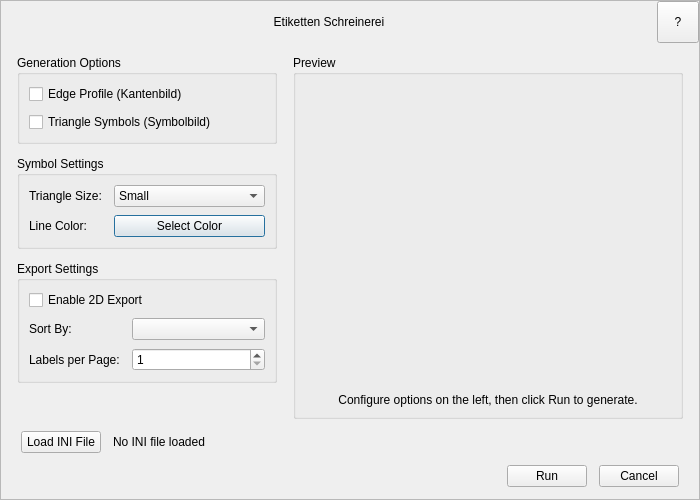
<?xml version="1.0" encoding="UTF-8"?>
<ui version="4.0">
 <class>CJtcEdgesDialog</class>
 <widget class="QDialog" name="CJtcEdgesDialog">
  <property name="geometry">
   <rect>
    <x>0</x>
    <y>0</y>
       <width>700</width>
       <height>500</height>
   </rect>
  </property>
  <property name="minimumSize">
   <size>
       <width>650</width>
       <height>450</height>
   </size>
  </property>
  <property name="windowTitle">
   <string>Etiketten Schreinerei</string>
  </property>
  <layout class="QVBoxLayout" name="verticalLayout_main">
   <property name="spacing">
    <number>0</number>
   </property>
   <property name="leftMargin">
    <number>0</number>
   </property>
   <property name="topMargin">
    <number>0</number>
   </property>
   <property name="rightMargin">
    <number>0</number>
   </property>
   <property name="bottomMargin">
    <number>0</number>
   </property>
   <item>
    <widget class="QFrame" name="frame">
     <property name="frameShape">
      <enum>QFrame::Shape::StyledPanel</enum>
     </property>
     <layout class="QVBoxLayout" name="verticalLayout_frame">
      <property name="spacing">
          <number>12</number>
      </property>
      <property name="leftMargin">
       <number>0</number>
      </property>
      <property name="topMargin">
       <number>0</number>
      </property>
      <property name="rightMargin">
       <number>0</number>
      </property>
      <property name="bottomMargin">
          <number>12</number>
      </property>
      <item>
       <layout class="QHBoxLayout" name="horizontalLayout_title">
        <property name="spacing">
         <number>0</number>
        </property>
        <item>
         <widget class="QLabel" name="lab_title">
          <property name="minimumSize">
           <size>
            <width>0</width>
               <height>42</height>
           </size>
          </property>
          <property name="text">
           <string>Etiketten Schreinerei</string>
          </property>
          <property name="alignment">
           <set>Qt::AlignmentFlag::AlignCenter</set>
          </property>
         </widget>
        </item>
        <item>
         <widget class="QToolButton" name="tbn_help">
          <property name="minimumSize">
           <size>
               <width>40</width>
               <height>40</height>
           </size>
          </property>
          <property name="maximumSize">
           <size>
               <width>42</width>
               <height>42</height>
           </size>
          </property>
          <property name="toolTip">
           <string>Show help information</string>
          </property>
          <property name="text">
           <string>?</string>
          </property>
         </widget>
        </item>
       </layout>
      </item>
      <item>
       <layout class="QHBoxLayout" name="horizontalLayout_content" stretch="2,3">
        <property name="spacing">
            <number>16</number>
        </property>
        <property name="leftMargin">
            <number>16</number>
        </property>
        <property name="rightMargin">
            <number>16</number>
        </property>
        <item>
         <layout class="QVBoxLayout" name="verticalLayout_left">
          <property name="spacing">
              <number>12</number>
          </property>
          <item>
           <widget class="QGroupBox" name="groupGeneration">
            <property name="title">
             <string>Generation Options</string>
            </property>
            <layout class="QVBoxLayout" name="verticalLayout_gen">
             <property name="spacing">
              <number>8</number>
             </property>
             <item>
              <widget class="QCheckBox" name="cbb_edge">
               <property name="toolTip">
                <string>Generate edge profile drawings for cabinet elements</string>
               </property>
               <property name="text">
                <string>Edge Profile (Kantenbild)</string>
               </property>
              </widget>
             </item>
             <item>
              <widget class="QCheckBox" name="cbb_symbol">
               <property name="toolTip">
                <string>Add triangle symbols to indicate edge orientation</string>
               </property>
               <property name="text">
                <string>Triangle Symbols (Symbolbild)</string>
               </property>
              </widget>
             </item>
            </layout>
           </widget>
          </item>
          <item>
           <widget class="QGroupBox" name="groupSymbol">
            <property name="title">
             <string>Symbol Settings</string>
            </property>
            <layout class="QVBoxLayout" name="verticalLayout_symbol">
             <property name="spacing">
              <number>12</number>
             </property>
             <item>
              <layout class="QFormLayout" name="formLayout_symbol">
               <property name="horizontalSpacing">
                <number>12</number>
               </property>
               <property name="verticalSpacing">
                <number>8</number>
               </property>
               <item row="0" column="0">
                <widget class="QLabel" name="lab_symbol_size">
                 <property name="text">
                  <string>Triangle Size:</string>
                 </property>
                </widget>
               </item>
               <item row="0" column="1">
                <widget class="QComboBox" name="cbx_symbol_size">
                 <property name="toolTip">
                  <string>Select the size of triangle symbols</string>
                 </property>
                 <item>
                  <property name="text">
                   <string>Small</string>
                  </property>
                 </item>
                 <item>
                  <property name="text">
                   <string>Medium</string>
                  </property>
                 </item>
                 <item>
                  <property name="text">
                   <string>Large</string>
                  </property>
                 </item>
                </widget>
               </item>
               <item row="1" column="0">
                <widget class="QLabel" name="lab_color_info">
                 <property name="text">
                  <string>Line Color:</string>
                 </property>
                </widget>
               </item>
               <item row="1" column="1">
                <widget class="QPushButton" name="pbn_color">
                 <property name="minimumSize">
                  <size>
                   <width>0</width>
                      <height>0</height>
                  </size>
                 </property>
                 <property name="toolTip">
                  <string>Click to select line color</string>
                 </property>
                 <property name="text">
                  <string>Select Color</string>
                 </property>
                </widget>
               </item>
              </layout>
             </item>
            </layout>
           </widget>
          </item>
          <item>
           <widget class="QGroupBox" name="groupExport">
            <property name="title">
             <string>Export Settings</string>
            </property>
            <layout class="QVBoxLayout" name="verticalLayout_export">
             <property name="spacing">
              <number>8</number>
             </property>
             <item>
              <widget class="QCheckBox" name="cbb_export">
               <property name="toolTip">
                <string>Export drawings to 2D format</string>
               </property>
               <property name="text">
                <string>Enable 2D Export</string>
               </property>
              </widget>
             </item>
             <item>
              <layout class="QFormLayout" name="formLayout_export">
               <property name="horizontalSpacing">
                <number>12</number>
               </property>
               <property name="verticalSpacing">
                <number>8</number>
               </property>
               <item row="0" column="0">
                <widget class="QLabel" name="label">
                 <property name="text">
                  <string>Sort By:</string>
                 </property>
                </widget>
               </item>
               <item row="0" column="1">
                <widget class="QComboBox" name="cbx_sorting">
                 <property name="toolTip">
                  <string>Sort elements by selected criteria</string>
                 </property>
                </widget>
               </item>
               <item row="1" column="0">
                <widget class="QLabel" name="lab_count_labels">
                 <property name="text">
                  <string>Labels per Page:</string>
                 </property>
                </widget>
               </item>
               <item row="1" column="1">
                <widget class="QSpinBox" name="spb_count_labels">
                 <property name="toolTip">
                  <string>Number of labels to fit on each page</string>
                 </property>
                 <property name="minimum">
                  <number>1</number>
                 </property>
                 <property name="maximum">
                  <number>100</number>
                 </property>
                </widget>
               </item>
              </layout>
             </item>
            </layout>
           </widget>
          </item>
          <item>
           <spacer name="verticalSpacer_left">
            <property name="orientation">
             <enum>Qt::Orientation::Vertical</enum>
            </property>
            <property name="sizeHint" stdset="0">
             <size>
              <width>20</width>
              <height>40</height>
             </size>
            </property>
           </spacer>
          </item>
         </layout>
        </item>
        <item>
         <widget class="QGroupBox" name="groupPreview">
          <property name="title">
           <string>Preview</string>
          </property>
          <layout class="QVBoxLayout" name="verticalLayout_preview">
           <item>
            <widget class="QLabel" name="lab_image">
             <property name="sizePolicy">
              <sizepolicy hsizetype="Expanding" vsizetype="Expanding">
               <horstretch>0</horstretch>
               <verstretch>0</verstretch>
              </sizepolicy>
             </property>
             <property name="minimumSize">
              <size>
                  <width>240</width>
                  <height>240</height>
              </size>
             </property>
             <property name="text">
              <string/>
             </property>
                <property name="scaledContents">
                    <bool>false</bool>
                </property>
             <property name="alignment">
              <set>Qt::AlignmentFlag::AlignCenter</set>
             </property>
            </widget>
           </item>
           <item>
            <widget class="QLabel" name="lab_info">
             <property name="text">
              <string>Configure options on the left, then click Run to generate.</string>
             </property>
             <property name="alignment">
              <set>Qt::AlignmentFlag::AlignCenter</set>
             </property>
             <property name="wordWrap">
              <bool>true</bool>
             </property>
            </widget>
           </item>
          </layout>
         </widget>
        </item>
       </layout>
      </item>
      <item>
       <layout class="QVBoxLayout" name="verticalLayout_ini">
        <property name="leftMargin">
         <number>20</number>
        </property>
        <property name="rightMargin">
         <number>20</number>
        </property>
        <item>
         <layout class="QHBoxLayout" name="horizontalLayout_ini">
          <property name="spacing">
           <number>12</number>
          </property>
          <item>
           <widget class="QPushButton" name="pbn_path">
            <property name="minimumSize">
             <size>
                 <width>0</width>
                 <height>0</height>
             </size>
            </property>
            <property name="toolTip">
             <string>Load INI configuration file</string>
            </property>
            <property name="text">
             <string>Load INI File</string>
            </property>
           </widget>
          </item>
          <item>
           <widget class="QLabel" name="lab_export">
            <property name="text">
             <string notr="true">No INI file loaded</string>
            </property>
           </widget>
          </item>
          <item>
           <spacer name="horizontalSpacer">
            <property name="orientation">
             <enum>Qt::Orientation::Horizontal</enum>
            </property>
            <property name="sizeHint" stdset="0">
             <size>
              <width>40</width>
              <height>20</height>
             </size>
            </property>
           </spacer>
          </item>
         </layout>
        </item>
       </layout>
      </item>
      <item>
       <layout class="QHBoxLayout" name="horizontalLayout_buttons">
        <property name="spacing">
         <number>12</number>
        </property>
        <property name="leftMargin">
         <number>20</number>
        </property>
        <property name="rightMargin">
         <number>20</number>
        </property>
        <item>
         <spacer name="horizontalSpacer_buttons">
          <property name="orientation">
           <enum>Qt::Orientation::Horizontal</enum>
          </property>
          <property name="sizeHint" stdset="0">
           <size>
            <width>40</width>
            <height>20</height>
           </size>
          </property>
         </spacer>
        </item>
        <item>
         <widget class="QPushButton" name="pbn_ok">
          <property name="minimumSize">
           <size>
               <width>0</width>
               <height>0</height>
           </size>
          </property>
          <property name="toolTip">
           <string>Generate edge profiles and symbols</string>
          </property>
          <property name="text">
           <string>Run</string>
          </property>
         </widget>
        </item>
        <item>
         <widget class="QPushButton" name="pbn_cancel">
          <property name="minimumSize">
           <size>
               <width>0</width>
               <height>0</height>
           </size>
          </property>
          <property name="toolTip">
           <string>Close dialog or cancel export</string>
          </property>
          <property name="text">
           <string>Cancel</string>
          </property>
         </widget>
        </item>
       </layout>
      </item>
     </layout>
    </widget>
   </item>
  </layout>
 </widget>
 <resources/>
 <connections/>
</ui>
